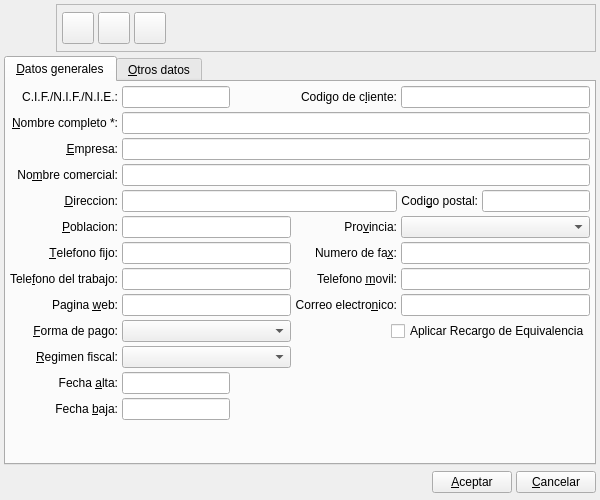
<?xml version="1.0" encoding="UTF-8"?>
<ui version="4.0">
 <author>Marcos Mezo</author>
 <class>ClienteBase</class>
 <widget class="QWidget" name="ClienteBase">
  <property name="geometry">
   <rect>
    <x>0</x>
    <y>0</y>
    <width>600</width>
    <height>500</height>
   </rect>
  </property>
  <property name="minimumSize">
   <size>
    <width>600</width>
    <height>500</height>
   </size>
  </property>
  <property name="focusPolicy">
   <enum>Qt::NoFocus</enum>
  </property>
  <property name="windowTitle">
   <string>Cliente</string>
  </property>
  <property name="windowIcon">
   <iconset resource="../../../bulmages.qrc">
    <normaloff>:/Images/client.png</normaloff>:/Images/client.png</iconset>
  </property>
  <layout class="QGridLayout">
   <property name="leftMargin">
    <number>4</number>
   </property>
   <property name="topMargin">
    <number>4</number>
   </property>
   <property name="rightMargin">
    <number>4</number>
   </property>
   <property name="bottomMargin">
    <number>4</number>
   </property>
   <property name="spacing">
    <number>4</number>
   </property>
   <item row="0" column="0">
    <layout class="QHBoxLayout" name="hbox2">
     <property name="spacing">
      <number>4</number>
     </property>
     <property name="leftMargin">
      <number>0</number>
     </property>
     <property name="topMargin">
      <number>0</number>
     </property>
     <property name="rightMargin">
      <number>0</number>
     </property>
     <property name="bottomMargin">
      <number>0</number>
     </property>
     <item>
      <widget class="QLabel" name="label">
       <property name="minimumSize">
        <size>
         <width>48</width>
         <height>48</height>
        </size>
       </property>
       <property name="maximumSize">
        <size>
         <width>48</width>
         <height>48</height>
        </size>
       </property>
       <property name="text">
        <string/>
       </property>
       <property name="pixmap">
        <pixmap resource="../../../bulmages.qrc">:/Images/client.png</pixmap>
       </property>
       <property name="scaledContents">
        <bool>true</bool>
       </property>
      </widget>
     </item>
     <item>
      <widget class="QFrame" name="mui_plugbotones">
       <property name="frameShape">
        <enum>QFrame::StyledPanel</enum>
       </property>
       <property name="frameShadow">
        <enum>QFrame::Raised</enum>
       </property>
       <layout class="QHBoxLayout" name="horizontalLayout">
        <property name="spacing">
         <number>4</number>
        </property>
        <item>
         <widget class="QToolButton" name="mui_guardar">
          <property name="enabled">
           <bool>true</bool>
          </property>
          <property name="minimumSize">
           <size>
            <width>32</width>
            <height>32</height>
           </size>
          </property>
          <property name="maximumSize">
           <size>
            <width>32</width>
            <height>32</height>
           </size>
          </property>
          <property name="toolTip">
           <string>Guardar cliente</string>
          </property>
          <property name="whatsThis">
           <string>Guardar cliente</string>
          </property>
          <property name="text">
           <string/>
          </property>
          <property name="icon">
           <iconset resource="../../../bulmages.qrc">
            <normaloff>:/Images/edit-save.png</normaloff>:/Images/edit-save.png</iconset>
          </property>
          <property name="iconSize">
           <size>
            <width>22</width>
            <height>22</height>
           </size>
          </property>
          <property name="shortcut">
           <string>Ctrl+S</string>
          </property>
         </widget>
        </item>
        <item>
         <widget class="QToolButton" name="mui_borrar">
          <property name="enabled">
           <bool>true</bool>
          </property>
          <property name="minimumSize">
           <size>
            <width>32</width>
            <height>32</height>
           </size>
          </property>
          <property name="maximumSize">
           <size>
            <width>32</width>
            <height>32</height>
           </size>
          </property>
          <property name="toolTip">
           <string>Borrar cliente</string>
          </property>
          <property name="whatsThis">
           <string>Borrar cliente</string>
          </property>
          <property name="text">
           <string/>
          </property>
          <property name="icon">
           <iconset resource="../../../bulmages.qrc">
            <normaloff>:/Images/edit-delete.png</normaloff>:/Images/edit-delete.png</iconset>
          </property>
          <property name="iconSize">
           <size>
            <width>22</width>
            <height>22</height>
           </size>
          </property>
          <property name="shortcut">
           <string>Ctrl+D</string>
          </property>
         </widget>
        </item>
        <item>
         <widget class="QToolButton" name="mui_informe">
          <property name="enabled">
           <bool>true</bool>
          </property>
          <property name="minimumSize">
           <size>
            <width>32</width>
            <height>32</height>
           </size>
          </property>
          <property name="maximumSize">
           <size>
            <width>32</width>
            <height>32</height>
           </size>
          </property>
          <property name="toolTip">
           <string>Imprimir informe</string>
          </property>
          <property name="whatsThis">
           <string>Imprimir informe</string>
          </property>
          <property name="text">
           <string/>
          </property>
          <property name="icon">
           <iconset resource="../../../bulmages.qrc">
            <normaloff>:/Images/document-print.png</normaloff>:/Images/document-print.png</iconset>
          </property>
          <property name="iconSize">
           <size>
            <width>22</width>
            <height>22</height>
           </size>
          </property>
         </widget>
        </item>
        <item>
         <layout class="QHBoxLayout" name="hboxLayout1"/>
        </item>
        <item>
         <spacer name="sp6">
          <property name="orientation">
           <enum>Qt::Horizontal</enum>
          </property>
          <property name="sizeType">
           <enum>QSizePolicy::Expanding</enum>
          </property>
          <property name="sizeHint" stdset="0">
           <size>
            <width>371</width>
            <height>26</height>
           </size>
          </property>
         </spacer>
        </item>
       </layout>
      </widget>
     </item>
    </layout>
   </item>
   <item row="2" column="0">
    <layout class="QHBoxLayout" name="hbox1">
     <property name="spacing">
      <number>4</number>
     </property>
     <property name="leftMargin">
      <number>0</number>
     </property>
     <property name="topMargin">
      <number>0</number>
     </property>
     <property name="rightMargin">
      <number>0</number>
     </property>
     <property name="bottomMargin">
      <number>0</number>
     </property>
     <item>
      <spacer name="sp3">
       <property name="orientation">
        <enum>Qt::Horizontal</enum>
       </property>
       <property name="sizeHint" stdset="0">
        <size>
         <width>331</width>
         <height>27</height>
        </size>
       </property>
      </spacer>
     </item>
     <item>
      <widget class="QPushButton" name="mui_aceptar">
       <property name="text">
        <string>&amp;Aceptar</string>
       </property>
      </widget>
     </item>
     <item>
      <widget class="QPushButton" name="mui_cancelar">
       <property name="text">
        <string>&amp;Cancelar</string>
       </property>
      </widget>
     </item>
    </layout>
   </item>
   <item row="1" column="0">
    <widget class="QTabWidget" name="mui_tab">
     <property name="enabled">
      <bool>true</bool>
     </property>
     <property name="currentIndex">
      <number>0</number>
     </property>
     <widget class="QWidget" name="Tab1">
      <attribute name="title">
       <string>&amp;Datos generales</string>
      </attribute>
      <layout class="QGridLayout">
       <property name="leftMargin">
        <number>4</number>
       </property>
       <property name="topMargin">
        <number>4</number>
       </property>
       <property name="rightMargin">
        <number>4</number>
       </property>
       <property name="bottomMargin">
        <number>4</number>
       </property>
       <property name="spacing">
        <number>4</number>
       </property>
       <item row="3" column="1" colspan="5">
        <widget class="QLineEdit" name="mui_nomaltcliente">
         <property name="maxLength">
          <number>300</number>
         </property>
        </widget>
       </item>
       <item row="0" column="2">
        <spacer name="sp2">
         <property name="orientation">
          <enum>Qt::Horizontal</enum>
         </property>
         <property name="sizeHint" stdset="0">
          <size>
           <width>40</width>
           <height>20</height>
          </size>
         </property>
        </spacer>
       </item>
       <item row="2" column="0">
        <widget class="QLabel" name="textLabel2_2_2">
         <property name="text">
          <string>&amp;Empresa:</string>
         </property>
         <property name="alignment">
          <set>Qt::AlignRight|Qt::AlignTrailing|Qt::AlignVCenter</set>
         </property>
         <property name="buddy">
          <cstring>mui_corpcliente</cstring>
         </property>
        </widget>
       </item>
       <item row="0" column="1">
        <widget class="QLineEdit" name="mui_cifcliente">
         <property name="maxLength">
          <number>200</number>
         </property>
        </widget>
       </item>
       <item row="4" column="5">
        <widget class="QLineEdit" name="mui_cpcliente">
         <property name="sizePolicy">
          <sizepolicy hsizetype="Fixed" vsizetype="Fixed">
           <horstretch>0</horstretch>
           <verstretch>0</verstretch>
          </sizepolicy>
         </property>
         <property name="maxLength">
          <number>10</number>
         </property>
        </widget>
       </item>
       <item row="6" column="3">
        <widget class="QLabel" name="textLabel2_8_4">
         <property name="text">
          <string>Numero de fa&amp;x:</string>
         </property>
         <property name="alignment">
          <set>Qt::AlignRight|Qt::AlignTrailing|Qt::AlignVCenter</set>
         </property>
         <property name="buddy">
          <cstring>mui_faxcliente</cstring>
         </property>
        </widget>
       </item>
       <item row="5" column="4" colspan="2">
        <widget class="BlComboBox" name="mui_idprovincia"/>
       </item>
       <item row="4" column="1" colspan="3">
        <widget class="QLineEdit" name="mui_dircliente">
         <property name="maxLength">
          <number>100</number>
         </property>
        </widget>
       </item>
       <item row="6" column="1" colspan="2">
        <widget class="QLineEdit" name="mui_telcliente">
         <property name="maxLength">
          <number>20</number>
         </property>
        </widget>
       </item>
       <item row="0" column="3">
        <widget class="QLabel" name="textLabel2_10">
         <property name="text">
          <string>Codigo de c&amp;liente:</string>
         </property>
         <property name="alignment">
          <set>Qt::AlignRight|Qt::AlignTrailing|Qt::AlignVCenter</set>
         </property>
         <property name="buddy">
          <cstring>mui_codcliente</cstring>
         </property>
        </widget>
       </item>
       <item row="0" column="4" colspan="2">
        <widget class="QLineEdit" name="mui_codcliente">
         <property name="sizePolicy">
          <sizepolicy hsizetype="Preferred" vsizetype="Fixed">
           <horstretch>0</horstretch>
           <verstretch>0</verstretch>
          </sizepolicy>
         </property>
         <property name="maxLength">
          <number>12</number>
         </property>
        </widget>
       </item>
       <item row="8" column="0">
        <widget class="QLabel" name="textLabel2_8_2">
         <property name="text">
          <string>Pagina &amp;web:</string>
         </property>
         <property name="alignment">
          <set>Qt::AlignRight|Qt::AlignTrailing|Qt::AlignVCenter</set>
         </property>
         <property name="buddy">
          <cstring>mui_urlcliente</cstring>
         </property>
        </widget>
       </item>
       <item row="6" column="4" colspan="2">
        <widget class="QLineEdit" name="mui_faxcliente">
         <property name="maxLength">
          <number>20</number>
         </property>
        </widget>
       </item>
       <item row="5" column="0">
        <widget class="QLabel" name="textLabel2_9">
         <property name="text">
          <string>&amp;Poblacion:</string>
         </property>
         <property name="alignment">
          <set>Qt::AlignRight|Qt::AlignTrailing|Qt::AlignVCenter</set>
         </property>
         <property name="buddy">
          <cstring>mui_poblcliente</cstring>
         </property>
        </widget>
       </item>
       <item row="7" column="1" colspan="2">
        <widget class="QLineEdit" name="mui_teltrabcliente">
         <property name="maxLength">
          <number>20</number>
         </property>
        </widget>
       </item>
       <item row="4" column="4">
        <widget class="QLabel" name="textLabel2_7">
         <property name="sizePolicy">
          <sizepolicy hsizetype="Preferred" vsizetype="Preferred">
           <horstretch>0</horstretch>
           <verstretch>0</verstretch>
          </sizepolicy>
         </property>
         <property name="text">
          <string>Codi&amp;go postal:</string>
         </property>
         <property name="alignment">
          <set>Qt::AlignRight|Qt::AlignTrailing|Qt::AlignVCenter</set>
         </property>
         <property name="buddy">
          <cstring>mui_cpcliente</cstring>
         </property>
        </widget>
       </item>
       <item row="8" column="1" colspan="2">
        <widget class="QLineEdit" name="mui_urlcliente">
         <property name="maxLength">
          <number>150</number>
         </property>
        </widget>
       </item>
       <item row="8" column="3">
        <widget class="QLabel" name="textLabel2_8_3">
         <property name="text">
          <string>Correo electro&amp;nico:</string>
         </property>
         <property name="alignment">
          <set>Qt::AlignRight|Qt::AlignTrailing|Qt::AlignVCenter</set>
         </property>
         <property name="buddy">
          <cstring>mui_mailcliente</cstring>
         </property>
        </widget>
       </item>
       <item row="10" column="0">
        <widget class="QLabel" name="textLabel2_8_7">
         <property name="text">
          <string>&amp;Regimen fiscal:</string>
         </property>
         <property name="alignment">
          <set>Qt::AlignRight|Qt::AlignTrailing|Qt::AlignVCenter</set>
         </property>
         <property name="buddy">
          <cstring>mui_regimenfiscalcliente</cstring>
         </property>
        </widget>
       </item>
       <item row="10" column="1" colspan="2">
        <widget class="BfBuscarRegimenFiscal" name="mui_regimenfiscalcliente"/>
       </item>
       <item row="11" column="0">
        <widget class="QLabel" name="textLabelfalta">
         <property name="text">
          <string>Fecha &amp;alta:</string>
         </property>
         <property name="alignment">
          <set>Qt::AlignRight|Qt::AlignTrailing|Qt::AlignVCenter</set>
         </property>
         <property name="buddy">
          <cstring>mui_faltacliente</cstring>
         </property>
        </widget>
       </item>
       <item row="3" column="0">
        <widget class="QLabel" name="textLabel2_4">
         <property name="text">
          <string>No&amp;mbre comercial:</string>
         </property>
         <property name="alignment">
          <set>Qt::AlignRight|Qt::AlignTrailing|Qt::AlignVCenter</set>
         </property>
         <property name="buddy">
          <cstring>mui_nomaltcliente</cstring>
         </property>
        </widget>
       </item>
       <item row="8" column="4" colspan="2">
        <widget class="QLineEdit" name="mui_mailcliente">
         <property name="maxLength">
          <number>100</number>
         </property>
        </widget>
       </item>
       <item row="11" column="1">
        <widget class="BlDateSearch" name="mui_faltacliente"/>
       </item>
       <item row="12" column="0">
        <widget class="QLabel" name="textLabelbaja">
         <property name="text">
          <string>Fecha &amp;baja:</string>
         </property>
         <property name="alignment">
          <set>Qt::AlignRight|Qt::AlignTrailing|Qt::AlignVCenter</set>
         </property>
         <property name="buddy">
          <cstring>mui_fbajacliente</cstring>
         </property>
        </widget>
       </item>
       <item row="12" column="1">
        <widget class="BlDateSearch" name="mui_fbajacliente"/>
       </item>
       <item row="4" column="0">
        <widget class="QLabel" name="textLabel2_6">
         <property name="text">
          <string>&amp;Direccion:</string>
         </property>
         <property name="alignment">
          <set>Qt::AlignRight|Qt::AlignTrailing|Qt::AlignVCenter</set>
         </property>
         <property name="buddy">
          <cstring>mui_dircliente</cstring>
         </property>
        </widget>
       </item>
       <item row="1" column="0">
        <widget class="QLabel" name="textLabel2_2">
         <property name="text">
          <string>&amp;Nombre completo *:</string>
         </property>
         <property name="alignment">
          <set>Qt::AlignRight|Qt::AlignTrailing|Qt::AlignVCenter</set>
         </property>
         <property name="buddy">
          <cstring>mui_nomcliente</cstring>
         </property>
        </widget>
       </item>
       <item row="5" column="1" colspan="2">
        <widget class="QLineEdit" name="mui_poblcliente">
         <property name="maxLength">
          <number>40</number>
         </property>
        </widget>
       </item>
       <item row="7" column="4" colspan="2">
        <widget class="QLineEdit" name="mui_movilcliente">
         <property name="maxLength">
          <number>20</number>
         </property>
        </widget>
       </item>
       <item row="1" column="1" colspan="5">
        <widget class="QLineEdit" name="mui_nomcliente">
         <property name="maxLength">
          <number>100</number>
         </property>
        </widget>
       </item>
       <item row="13" column="1">
        <spacer name="sp1">
         <property name="orientation">
          <enum>Qt::Vertical</enum>
         </property>
         <property name="sizeHint" stdset="0">
          <size>
           <width>20</width>
           <height>40</height>
          </size>
         </property>
        </spacer>
       </item>
       <item row="0" column="0">
        <widget class="QLabel" name="textLabel2_5">
         <property name="text">
          <string>C.I.F./N.I.F./N.I.E.:</string>
         </property>
         <property name="alignment">
          <set>Qt::AlignRight|Qt::AlignTrailing|Qt::AlignVCenter</set>
         </property>
         <property name="buddy">
          <cstring>mui_cifcliente</cstring>
         </property>
        </widget>
       </item>
       <item row="2" column="1" colspan="5">
        <widget class="QLineEdit" name="mui_corpcliente">
         <property name="maxLength">
          <number>200</number>
         </property>
        </widget>
       </item>
       <item row="7" column="0">
        <widget class="QLabel" name="textLabel2_11">
         <property name="text">
          <string>Tele&amp;fono del trabajo:</string>
         </property>
         <property name="alignment">
          <set>Qt::AlignRight|Qt::AlignTrailing|Qt::AlignVCenter</set>
         </property>
         <property name="buddy">
          <cstring>mui_teltrabcliente</cstring>
         </property>
        </widget>
       </item>
       <item row="6" column="0">
        <widget class="QLabel" name="textLabel2_8">
         <property name="text">
          <string>&amp;Telefono fijo:</string>
         </property>
         <property name="alignment">
          <set>Qt::AlignRight|Qt::AlignTrailing|Qt::AlignVCenter</set>
         </property>
         <property name="buddy">
          <cstring>mui_telcliente</cstring>
         </property>
        </widget>
       </item>
       <item row="5" column="3">
        <widget class="QLabel" name="textLabel2_9_2">
         <property name="text">
          <string>Pro&amp;vincia:</string>
         </property>
         <property name="alignment">
          <set>Qt::AlignRight|Qt::AlignTrailing|Qt::AlignVCenter</set>
         </property>
         <property name="buddy">
          <cstring>mui_idprovincia</cstring>
         </property>
        </widget>
       </item>
       <item row="9" column="0">
        <widget class="QLabel" name="textLabel2_8_6">
         <property name="text">
          <string>&amp;Forma de pago:</string>
         </property>
         <property name="alignment">
          <set>Qt::AlignRight|Qt::AlignTrailing|Qt::AlignVCenter</set>
         </property>
         <property name="buddy">
          <cstring>mui_idforma_pago</cstring>
         </property>
        </widget>
       </item>
       <item row="9" column="1" colspan="2">
        <widget class="BfBuscarFormaPago" name="mui_idforma_pago"/>
       </item>
       <item row="7" column="3">
        <widget class="QLabel" name="textLabel2_8_5">
         <property name="text">
          <string>Telefono &amp;movil:</string>
         </property>
         <property name="alignment">
          <set>Qt::AlignRight|Qt::AlignTrailing|Qt::AlignVCenter</set>
         </property>
         <property name="buddy">
          <cstring>mui_movilcliente</cstring>
         </property>
        </widget>
       </item>
       <item row="9" column="3" colspan="3">
        <layout class="QHBoxLayout" name="horizontalLayout_2">
         <item>
          <spacer name="horizontalSpacer">
           <property name="orientation">
            <enum>Qt::Horizontal</enum>
           </property>
           <property name="sizeHint" stdset="0">
            <size>
             <width>40</width>
             <height>20</height>
            </size>
           </property>
          </spacer>
         </item>
         <item>
          <widget class="QCheckBox" name="mui_recargoeqcliente">
           <property name="text">
            <string>Aplicar Recargo de Equivalencia</string>
           </property>
          </widget>
         </item>
        </layout>
       </item>
      </layout>
     </widget>
     <widget class="QWidget" name="tabOtros">
      <attribute name="title">
       <string>&amp;Otros datos</string>
      </attribute>
      <layout class="QGridLayout">
       <property name="leftMargin">
        <number>4</number>
       </property>
       <property name="topMargin">
        <number>4</number>
       </property>
       <property name="rightMargin">
        <number>4</number>
       </property>
       <property name="bottomMargin">
        <number>4</number>
       </property>
       <property name="spacing">
        <number>4</number>
       </property>
       <item row="0" column="0" colspan="3">
        <widget class="QFrame" name="m_frameplugin">
         <property name="sizePolicy">
          <sizepolicy hsizetype="Preferred" vsizetype="Preferred">
           <horstretch>0</horstretch>
           <verstretch>0</verstretch>
          </sizepolicy>
         </property>
         <property name="frameShape">
          <enum>QFrame::NoFrame</enum>
         </property>
         <property name="frameShadow">
          <enum>QFrame::Plain</enum>
         </property>
        </widget>
       </item>
       <item row="2" column="0" colspan="2">
        <widget class="QLabel" name="textLabel2_4_2_2">
         <property name="text">
          <string>Comen&amp;tarios:</string>
         </property>
         <property name="buddy">
          <cstring>mui_comentcliente</cstring>
         </property>
        </widget>
       </item>
       <item row="2" column="2">
        <widget class="QLabel" name="textLabel2_4_2">
         <property name="sizePolicy">
          <sizepolicy hsizetype="Fixed" vsizetype="Fixed">
           <horstretch>0</horstretch>
           <verstretch>0</verstretch>
          </sizepolicy>
         </property>
         <property name="maximumSize">
          <size>
           <width>32766</width>
           <height>32767</height>
          </size>
         </property>
         <property name="text">
          <string>Datos de comercio &amp;electronico:</string>
         </property>
         <property name="buddy">
          <cstring>mui_ecommercedatacliente</cstring>
         </property>
        </widget>
       </item>
       <item row="3" column="0" colspan="2">
        <widget class="QTextEdit" name="mui_comentcliente">
         <property name="sizePolicy">
          <sizepolicy hsizetype="Expanding" vsizetype="Expanding">
           <horstretch>0</horstretch>
           <verstretch>0</verstretch>
          </sizepolicy>
         </property>
         <property name="tabChangesFocus">
          <bool>true</bool>
         </property>
        </widget>
       </item>
       <item row="3" column="2">
        <widget class="QTextEdit" name="mui_ecommercedatacliente">
         <property name="sizePolicy">
          <sizepolicy hsizetype="Expanding" vsizetype="Expanding">
           <horstretch>0</horstretch>
           <verstretch>0</verstretch>
          </sizepolicy>
         </property>
         <property name="tabChangesFocus">
          <bool>true</bool>
         </property>
        </widget>
       </item>
       <item row="4" column="0">
        <widget class="QLabel" name="textLabel2_4_3">
         <property name="sizePolicy">
          <sizepolicy hsizetype="Preferred" vsizetype="Preferred">
           <horstretch>0</horstretch>
           <verstretch>0</verstretch>
          </sizepolicy>
         </property>
         <property name="text">
          <string>Datos &amp;bancarios:</string>
         </property>
         <property name="buddy">
          <cstring>mui_bancocliente</cstring>
         </property>
        </widget>
       </item>
       <item row="4" column="1" colspan="2">
        <widget class="BlBankEdit" name="mui_bancocliente">
         <property name="sizePolicy">
          <sizepolicy hsizetype="Expanding" vsizetype="Fixed">
           <horstretch>0</horstretch>
           <verstretch>0</verstretch>
          </sizepolicy>
         </property>
        </widget>
       </item>
      </layout>
     </widget>
    </widget>
   </item>
  </layout>
 </widget>
 <layoutdefault spacing="2" margin="5"/>
 <customwidgets>
  <customwidget>
   <class>BfBuscarRegimenFiscal</class>
   <extends>QComboBox</extends>
   <header>bfbuscarregimenfiscal.h</header>
  </customwidget>
  <customwidget>
   <class>BfBuscarFormaPago</class>
   <extends>QComboBox</extends>
   <header>bfbuscarformapago.h</header>
  </customwidget>
  <customwidget>
   <class>BlComboBox</class>
   <extends>QComboBox</extends>
   <header>blcombobox.h</header>
  </customwidget>
  <customwidget>
   <class>BlBankEdit</class>
   <extends>QLineEdit</extends>
   <header>blbankedit.h</header>
  </customwidget>
  <customwidget>
   <class>BlDateSearch</class>
   <extends>QLineEdit</extends>
   <header>../../bulmalib/src/bldatesearch.h</header>
  </customwidget>
 </customwidgets>
 <tabstops>
  <tabstop>mui_guardar</tabstop>
  <tabstop>mui_borrar</tabstop>
  <tabstop>mui_informe</tabstop>
  <tabstop>mui_tab</tabstop>
  <tabstop>mui_cifcliente</tabstop>
  <tabstop>mui_codcliente</tabstop>
  <tabstop>mui_nomcliente</tabstop>
  <tabstop>mui_corpcliente</tabstop>
  <tabstop>mui_nomaltcliente</tabstop>
  <tabstop>mui_dircliente</tabstop>
  <tabstop>mui_cpcliente</tabstop>
  <tabstop>mui_poblcliente</tabstop>
  <tabstop>mui_idprovincia</tabstop>
  <tabstop>mui_telcliente</tabstop>
  <tabstop>mui_faxcliente</tabstop>
  <tabstop>mui_teltrabcliente</tabstop>
  <tabstop>mui_movilcliente</tabstop>
  <tabstop>mui_urlcliente</tabstop>
  <tabstop>mui_mailcliente</tabstop>
  <tabstop>mui_idforma_pago</tabstop>
  <tabstop>mui_regimenfiscalcliente</tabstop>
  <tabstop>mui_comentcliente</tabstop>
  <tabstop>mui_ecommercedatacliente</tabstop>
  <tabstop>mui_bancocliente</tabstop>
  <tabstop>mui_aceptar</tabstop>
  <tabstop>mui_cancelar</tabstop>
 </tabstops>
 <resources>
  <include location="../../../bulmages.qrc"/>
 </resources>
 <connections/>
</ui>
